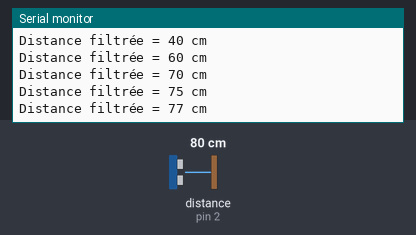
A sketch run on a simulated Arduino Uno, built with avr-gcc and run on an emulated ATmega328P. Shown: the last lines printed to the serial monitor. Wiring (inferred from the names in the program): ultrasonic range finder: trigger pin 3; echo pin 2. The inputs (shaded band) are chosen by the test bench; at power-on: distance to the obstacle (sensor on pin 2) 80 cm. The echo pulse lasts 58.3 µs per cm.

Above: at 1.2 s.
1.3 s: distance to the obstacle (sensor on pin 2) set to 4 cm
At 1.46 s:
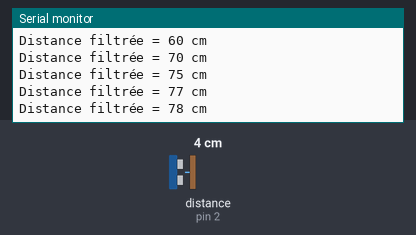
2.8 s: distance to the obstacle (sensor on pin 2) set to 2 cm
At 3.22 s:
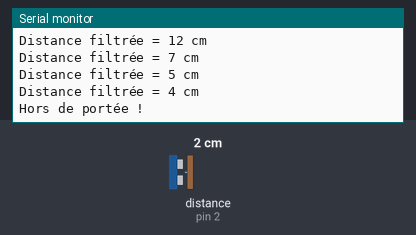
Timing chart, 0 to 5.8 s (numbered marks = the images above; inputs shaded):
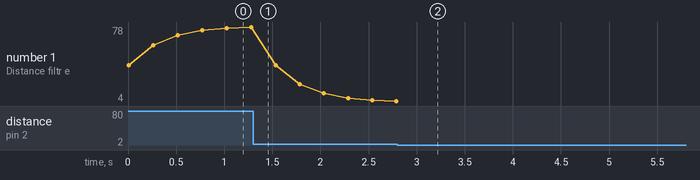

The sketch:

Ultrasons_test.ino
```cpp
#define ECHO   2  // Broche ECHO
#define TRIG   3  // Broche TRIG

int Distance = 0;
int DistanceFiltree = 0;
const float alpha = 0.5;  // ↑ Plus réactif (0.4 à 0.6 = bon compromis)

int Distance_test() {
  digitalWrite(TRIG, LOW);
  delayMicroseconds(2);
  digitalWrite(TRIG, HIGH);
  delayMicroseconds(10);
  digitalWrite(TRIG, LOW);

  // Timeout de 25 ms → distance max ~430 cm (au-delà, pulseIn renvoie 0)
  unsigned long duration = pulseIn(ECHO, HIGH, 25000);

  if (duration == 0) return -1;  // Aucun écho reçu

  float distance = duration / 58.0;  // Conversion en cm

  // Valider la plage utile du HC-SR04 (2 cm à 400 cm)
  if (distance < 2 || distance > 400) {
    return -1;
  }

  return (int)distance;
}

void setup() {
  Serial.begin(115200);
  pinMode(ECHO, INPUT);
  pinMode(TRIG, OUTPUT);
}

void loop() {
  int mesure = Distance_test();

  if (mesure > 0) {
    // Filtrage exponentiel réactif
    DistanceFiltree = (int)(alpha * mesure + (1 - alpha) * DistanceFiltree);
    Distance = DistanceFiltree;

    Serial.print("Distance filtrée = ");
    Serial.print(Distance);
    Serial.println(" cm");
  } else {
    // Optionnel : garder l'ancienne valeur ou marquer "hors portée"
    Serial.println("Hors de portée !");
    // Distance = 0; // ou laisser inchangée
  }

  delay(250);  // Respecter le temps de repos du HC-SR04
}
```

Measured:
- the behaviour switches between 3 and 2 cm on distance to the obstacle (sensor on pin 2) (found by bisection; images 1 and 2)
- after the input at 2.8 s, the serial monitor: prints a new line after 0.24 s (image 2)
- plotted number 1: 78 → 4 after the input at 1.3 s
